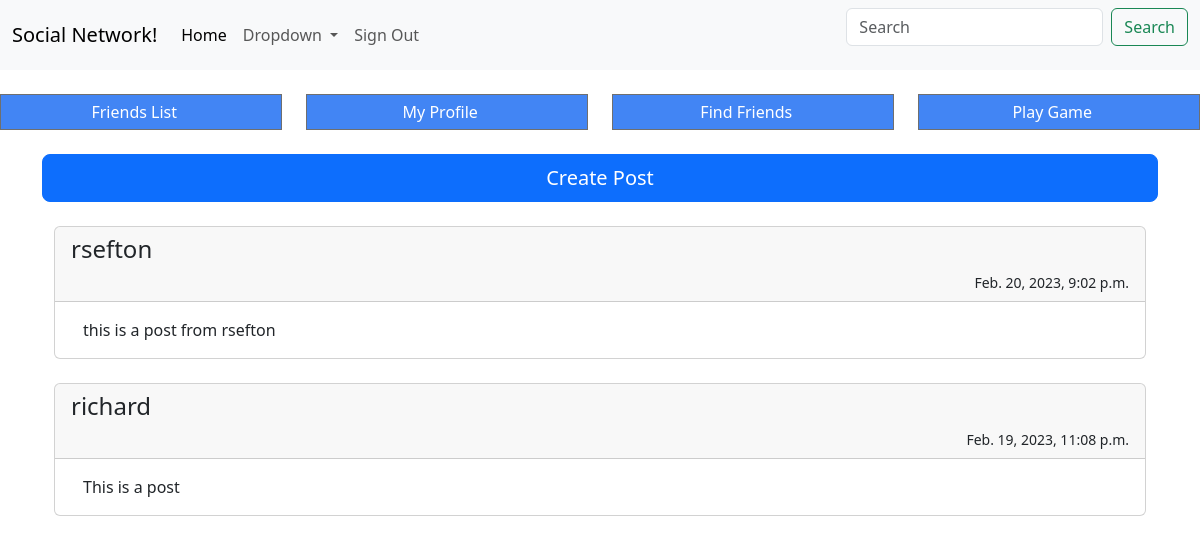
The page / (signed in) on the database its author committed.
### client/models.py (models this page shows, shortened)
class Status(models.Model):
    status = models.CharField(max_length=200)
    profile = models.ForeignKey(Profile, on_delete=models.DO_NOTHING)
    date = models.DateTimeField(auto_now_add=True)
    def __str__(self):
        return self.status

class Profile(models.Model):
    user = models.OneToOneField(User, on_delete=models.CASCADE)
    websocket_user_channel = models.CharField(max_length=256, null=True, blank=True)
    bio = models.CharField(max_length=4000, null=True, blank=True)
    phone = models.CharField(max_length=32, null=True, blank=True)
    profile_pic = models.ImageField(upload_to='profile_pics', null=True, blank=True)
    thumbnail = models.ImageField(upload_to='profile_thumbnail', null=True, blank=True)

### client/views.py (the view)
# urls.py: path('', views.index, name='index'),
@require_http_methods(["GET"])
def index(request):
    status_form = None
    profile = None
    statuses = None
    pending_friend_requests_count = 0
    if request.user.is_authenticated:
        status_form = NewStatusPostForm(request.POST)
        profile = Profile.objects.get(user=request.user)
        statuses = Status.objects.filter(profile=profile)
        friends = Friends.objects.filter(profile=profile)
        for friend in friends:
            statuses = statuses | Status.objects.filter(profile=friend.friend)
        statuses = statuses.order_by('-date')
        pending_friend_requests = FriendRequests.objects.filter(to_user=profile)
        pending_friend_requests_count = pending_friend_requests.count()
    return render(request, 'home.html', {
        "authenticated": request.user.is_authenticated,
        "status_form": status_form,
        "statuses": statuses,
        "pending_friend_requests_count": pending_friend_requests_count,
    })

### client/forms.py
class NewStatusPostForm(forms.Form):
	status = forms.CharField(label='', required=True, help_text='', widget=forms.Textarea(attrs={'cols': 80, 'rows': 5}))

### client/templates/home.html (shortened to what this page needs)
{% extends 'index.html' %}
{% load bootstrap5 %}
{% block content %}
    <div class="container">
        {% if not authenticated %}
            <div class="card">
                <div class="card-header">
                    <h1>Welcome to the Social Network</h1>
                </div>
                <div class="card-body">
                    <b>This is a place where you can:</b>
                    <ul>
                        <li>Find Friends</li>
                        <li>Chat with one or more people</li>
                        <li>Share your thoughts</li>
                        <li>Share your memories</li>
                        <li>Play games</li>
                    </ul>
                    <br/>
                    <span class="text-center">
                        <p>If this sounds good to you, then please <a href="{% url 'client:register' %}">
                            click here
                        </a> to create your account</p>
                    </span>
                </div>
            </div>
            <div class="row text-center">
                <div>Already a member? <a href="{% url 'client:login' %}">Login!</a></div>
            </div>
        {% else %}
            {% include 'userLanding/index.html' %}
        {% endif %}
    </div>
{% endblock %}

### client/templates/userLanding/statusUpdates.html
{% load static %}
<div>
    {% for status in statuses %}
        <div class="card">
            <div class="card-header">
                <div class="row text-start">
                    <h4>{{status.profile.user}}</h4>
                </div>
                <div class="row text-end">
                    <small>{{status.date}}</small>
                </div>
            </div>
            <div class="card-body">
                <div class="container">
                    {{status|striptags|linebreaksbr}}
                </div>
            </div>
        </div>
        <br />
    {% endfor %}
</div>

### rows shown on the page
Status: profile.user "rsefton", date "Feb. 20, 2023, 9:02 p.m.", status "this is a post from rsefton"
Status: profile.user "richard", date "Feb. 19, 2023, 11:08 p.m.", status "This is a post"
